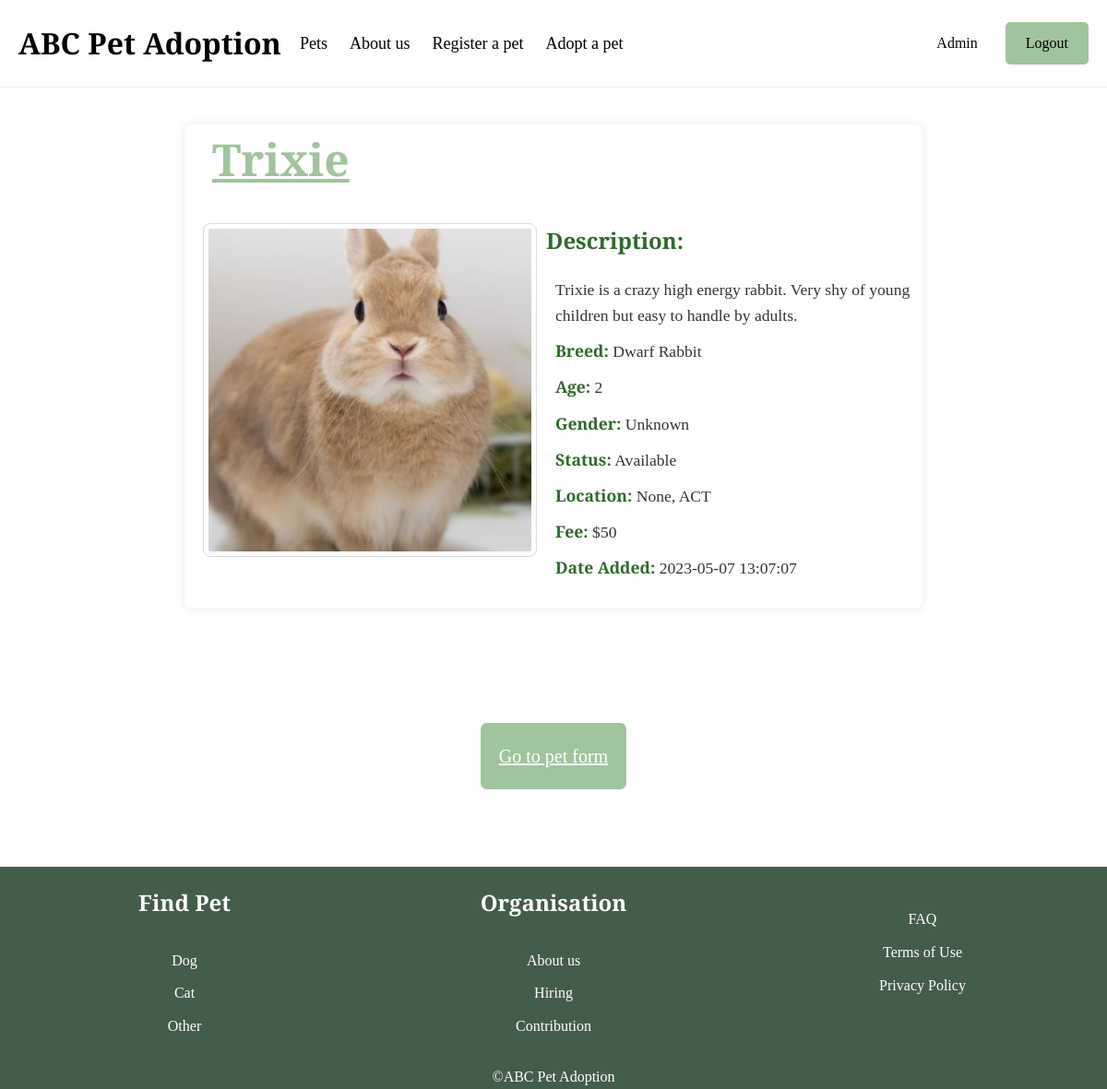
The app's page /pet-detail?pet_id=17 (signed in) with its own data.
### SEF/models.py (models this page shows, shortened)
class Pet(models.Model):
    name = models.CharField(max_length=100)
    species = models.CharField(max_length=100)
    breed = models.CharField(max_length=100)
    age = models.PositiveIntegerField()
    gender = models.CharField(max_length=50)
    description = models.CharField(max_length=500)
    image_path = models.CharField(max_length=100)
    status = models.CharField(max_length=100)
    suburb = models.CharField(max_length=100)
    state = models.CharField(max_length=100)
    fee = models.PositiveIntegerField()
    date_added = models.CharField(max_length=100)

### SEF/views.py (the view)
# urls.py: path("pet-detail", views.pet_detail),
def pet_detail(request):
    pet_id = request.GET["pet_id"]
    pet = Pet.objects.get(id=pet_id)
    return render(
        request,
        'pet-detail.html',
        context={'pet': pet}
    )

### SEF/templates/pet-detail.html (shortened to what this page needs)
<!DOCTYPE html>
<html lang="en">
<head>
    {% load static %}
    <link rel="stylesheet" href="{% static 'css/master.css'%}">
    <link rel="stylesheet" href="{% static 'css/sherry.css'%}">
</head>
<body>
    {% include 'layout/header.html' %}
    <section class="pet-details">
        <h1>{{ pet.name }}</h1>
        <section class="img-class">
            <img src="{% static pet.image_path %}" width="350" height="350" alt="{{ pet.name }}">
            <div>
                <h2>Description:</h2>
                <p>{{ pet.description }}</p>
                <div class="other-details">
                    <p><strong>Breed:</strong> {{ pet.breed }}</p>
                    <p><strong>Age:</strong> {{ pet.age }}</p>
                    <p><strong>Gender:</strong> {{ pet.gender }}</p>
                    <p><strong>Status:</strong> {{ pet.status }}</p>
                    <p><strong>Location:</strong> {{ pet.suburb }}, {{ pet.state }}</p>
                    <p><strong>Fee:</strong> ${{ pet.fee }}</p>
                    <p><strong>Date Added:</strong> {{ pet.date_added }}</p>
                </div>
            </div>
        </section>
    </section>
    <section class = "button-container">
        <a href="/pet-form" class="pet-form-btn">Go to pet form</a>
    </section>
    {% include 'layout/footer.html' %}
</body>
</html>

### SEF/static/css/master.css (style rules this page uses)
html, body { font-family: 'Young Serif', serif; margin: 0; padding: 0; }

### SEF/static/css/sherry.css (style rules this page uses)
body { font-family: 'Young Serif','Roboto Serif'; background-color: white; margin: 0; padding: 0; line-height: 1.6; }
.pet-details { background-color: #ffffff; max-width: 800px; height: fit-content; margin: 40px auto; box-shadow: 0 0 10px rgba(0, 0, 0, 0.1); border-radius: 8px; }
.pet-details h1 { font-size: 3em; margin: 0 30px; color: #A0C49D; text-decoration: underline; }
.img-class { width: 100%; display: flex; flex-direction: row; margin:10px 10px; padding-bottom: 20px; }
.img-class img { margin-top: 20px; margin-bottom: 10px; margin-left: 10px; margin-right: 10px; border: 1px solid #ddd; padding: 5px; max-width: auto; min-width: auto; border-radius: 8px; }
.img-class p { font-size: 1.1em; margin: 10px 10px; color: #333; }
.img-class h2 { color: #2d6b28; }
.other-details { width: 100%; text-align: left; }
.other-details p { text-align: left; }
.other-details strong { color: #2d6b28; }
.button-container { display: flex; justify-content: center; align-items: center; height: 30vh; }
.pet-form-btn { display: inline-block; padding: 20px 20px; background-color: #A0C49D; color: white; border-radius: 7px; font-family: 'Young Serif', serif; font-size: 20px; cursor: pointer; transition: background-color 0.3s; }

### records on screen
Pet: name "Trixie", image_path (picture), description "Trixie is a crazy high energy rabbit. Very shy of young children but easy to handle by adults.", breed "Dwarf Rabbit", age "2", gender "Unknown", status "Available", suburb "None", state "ACT", fee "50", date_added "2023-05-07 13:07:07"
